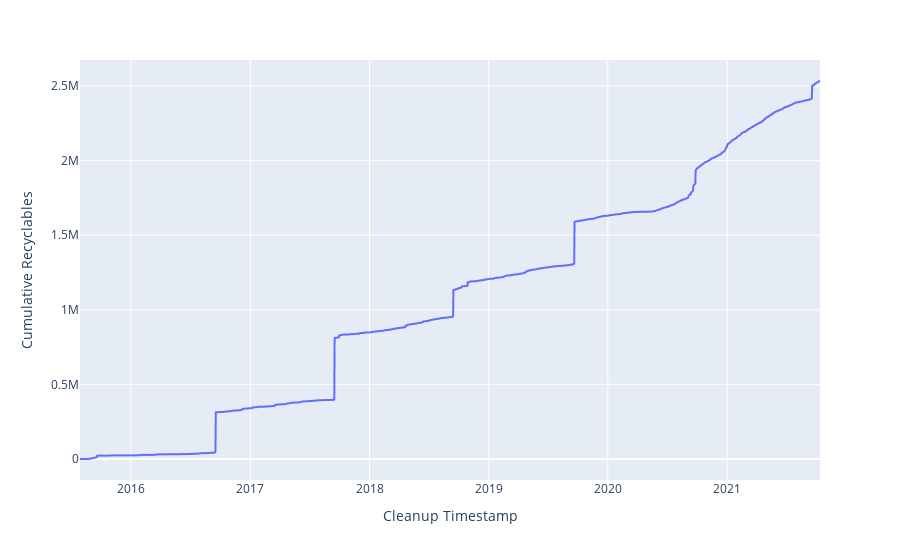

Notebook code cell kept with this figure:
### Code cell
import plotly.express as px

fig = px.line(df, x="Cleanup Timestamp", y="Cumulative Recyclables")
fig.show()

### Figure 1 — Plotly figure (JSON) as saved in the notebook; plotly's stock layout.template omitted (floating-point values rounded to 4 significant figures; data arrays with more than 128 entries replaced by an {"elided": "..."} marker saying what was removed)
{"data": [{"hovertemplate": "Cleanup Timestamp=%{x}<br>Cumulative Recyclables=%{y}<extra></extra>", "legendgroup": "", "line": {"color": "#636efa", "dash": "solid"}, "marker": {"symbol": "circle"}, "mode": "lines", "name": "", "showlegend": false, "type": "scattergl", "x": {"elided": "1810 str values"}, "xaxis": "x", "y": {"elided": "1810 int values"}, "yaxis": "y"}], "layout": {"legend": {"tracegroupgap": 0}, "margin": {"t": 60}, "xaxis": {"anchor": "y", "domain": [0, 1], "title": {"text": "Cleanup Timestamp"}}, "yaxis": {"anchor": "x", "domain": [0, 1], "title": {"text": "Cumulative Recyclables"}}}}
